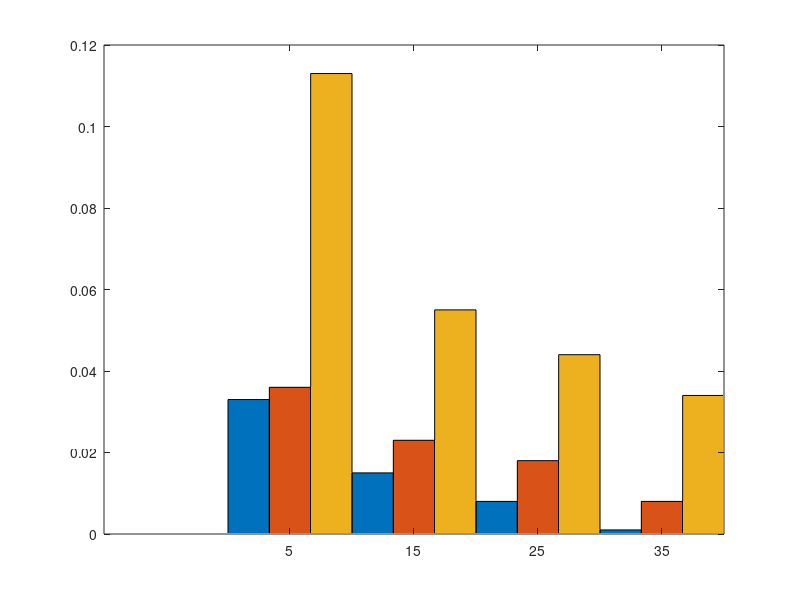

This chart was generated by the following MATLAB code: (Note: this script raises an error after producing the figure.)
clc;
clear all;
close all;

% Define n and y values
n_full = 0:1:40; % Contains all integers from 0 to 40
y1 = [1 0.265 0.082 0.045 0.044 0.033 0.015 0.015 0.022 0.018 0.021 0.009 0.010 0.014 0.017 0.015 0.020 0.010 0.009 0.016 0.014 ...
      0.012 0.011 0.010 0.009 0.008 0.007 0.006 0.005 0.004 0.003 0.002 0.001 0.001 0.001 0.001 0.001 0.001 0.001 0.001 0.001 0.001];

y2 = [1 0.460 0.144 0.063 0.053 0.036 0.042 0.036 0.048 0.035 0.029 0.035 0.031 0.031 0.031 0.023 0.021 0.019 0.025 0.035 0.026 ...
      0.024 0.022 0.021 0.019 0.018 0.017 0.016 0.015 0.014 0.013 0.012 0.011 0.010 0.009 0.008 0.007 0.006 0.005 0.004 0.003 0.002];

y3 = [1 0.706 0.215 0.139 0.106 0.113 0.093 0.080 0.065 0.065 0.064 0.074 0.063 0.074 0.070 0.055 0.055 0.058 0.063 0.055 0.049 ...
      0.048 0.047 0.046 0.045 0.044 0.043 0.042 0.041 0.040 0.039 0.038 0.037 0.036 0.035 0.034 0.033 0.032 0.031 0.030 0.029 0.028];

% Select n values
selected_n = [5, 15, 25, 35];

% Find indices
indices = find(ismember(n_full, selected_n));

% Extract corresponding y-values
y1_selected = y1(indices);
y2_selected = y2(indices);
y3_selected = y3(indices);

% Updated colors matching previous plot (blue, red-orange, yellow)
colors_mag = {[0 0.45 0.74], [0.85 0.33 0.10], [0.93 0.69 0.13]};

% Bar plot with reduced spacing
b = bar(selected_n, [y1_selected; y2_selected; y3_selected]', 'grouped', 'BarWidth', 1); % Keep everything else same

% Apply custom colors to each bar group
for i = 1:length(b)
    b(i).FaceColor = colors_mag{i};
end

% Formatting
grid on;
xlabel('\rho', 'FontSize', 12);
ylabel('Outage Probability', 'FontSize', 12);
ylim([1e-4 1e0]); % Same as 10^-4 to 10^0
set(gca, 'YScale', 'log'); % Log scale

% Add legend with box
lgd = legend('\lambda/2', '\lambda/4', '\lambda/6', 'Location', 'best');
lgd.Box = 'on'; % Correct capitalization
